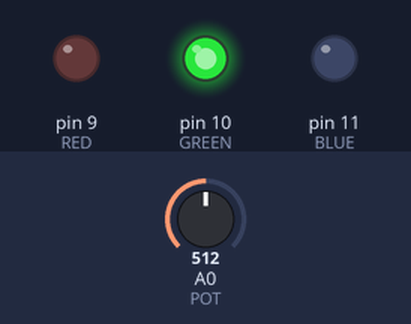
The sketch below on a simulated Arduino Uno, built with avr-gcc and run on an emulated ATmega328P. On the bench: output pins drawn as LEDs (lit = HIGH). The inputs (shaded band) are chosen by the test bench; at power-on: A0 (POT) = 512.

Above: at 1.2 s.
1.3 s: A0 (POT) set to 590
2.8 s: A0 (POT) set to 608
At 3.5 s:
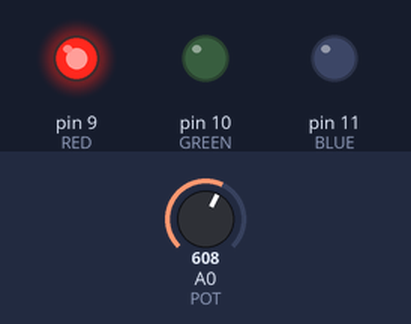
4.3 s: A0 (POT) set to 290
At 4.7 s:
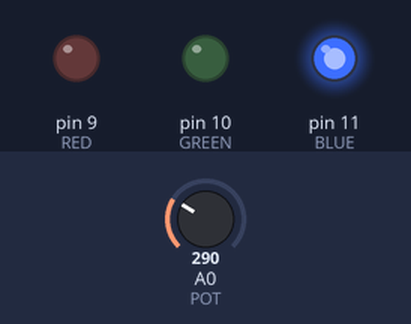
5.8 s: A0 (POT) set to 310
At 7.0 s:
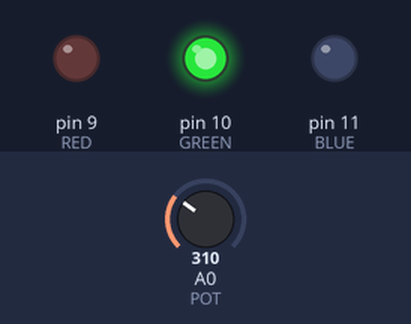
7.3 s: A0 (POT) set to 122
At 8.2 s:
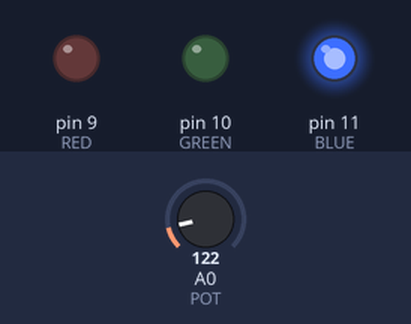
Timing chart, 0 to 9.8 s (numbered marks = the images above; inputs shaded):
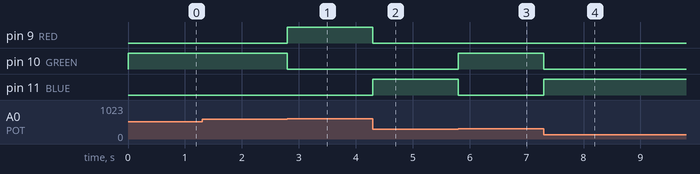

The sketch:

sketch_apr07a.ino
```cpp
const int RED=9;
const int GREEN=10;
const int BLUE=11;
const int POT=A0;
int value;
void setup() {
  // put your setup code here, to run once:
  pinMode(RED, OUTPUT);
  pinMode(GREEN, OUTPUT);
  pinMode(BLUE, OUTPUT);
  pinMode(POT, INPUT);
}

void loop() {
  // put your main code here, to run repeatedly:
  value=analogRead(POT);
  if(value>600){
    digitalWrite(RED,HIGH);
    digitalWrite(GREEN, LOW);
    digitalWrite(BLUE, LOW);
  } else if(value>300){
    digitalWrite(RED,LOW);
    digitalWrite(GREEN, HIGH);
    digitalWrite(BLUE, LOW);
  } else {
    digitalWrite(RED,LOW);
    digitalWrite(GREEN, LOW);
    digitalWrite(BLUE, HIGH);
  }
}
```

Measured:
- the behaviour switches between 600 and 601 on A0 (POT) (found by bisection; images 0 and 1)
- the behaviour switches between 300 and 301 on A0 (POT) (found by bisection; images 2 and 3)
- after the input at 1.3 s, every drawn part: stays the same
- after the input at 2.8 s, pin 9 (RED): LOW → HIGH at once; pin 10 (GREEN): HIGH → LOW at once
- after the input at 4.3 s, pin 9 (RED): HIGH → LOW at once; pin 11 (BLUE): LOW → HIGH at once
- after the input at 5.8 s, pin 10 (GREEN): LOW → HIGH at once; pin 11 (BLUE): HIGH → LOW at once
- after the input at 7.3 s, pin 10 (GREEN): HIGH → LOW at once; pin 11 (BLUE): LOW → HIGH at once
